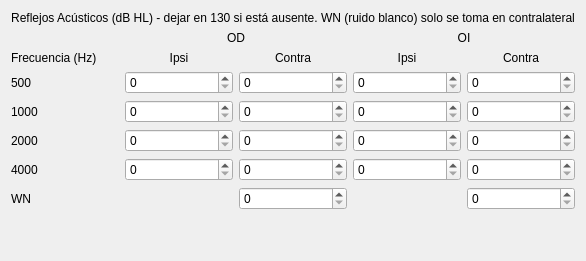
     <widget class="QWidget" name="tab_reflejos">
      <attribute name="title">
       <string>Reflejos Acústicos</string>
      </attribute>
      <layout class="QVBoxLayout" name="verticalLayout_tab3">
       <item>
        <widget class="QLabel" name="label_reflex_title">
         <property name="text">
          <string>Reflejos Acústicos (dB HL) - dejar en 130 si está ausente. WN (ruido blanco) solo se toma en contralateral</string>
         </property>
         <property name="alignment">
          <set>Qt::AlignCenter</set>
         </property>
        </widget>
       </item>
       <item>
        <layout class="QGridLayout" name="gridLayout_reflex">
         <item row="0" column="1" colspan="2">
          <widget class="QLabel" name="label_reflex_od">
           <property name="text">
            <string>OD</string>
           </property>
           <property name="alignment">
            <set>Qt::AlignCenter</set>
           </property>
          </widget>
         </item>
         <item row="0" column="3" colspan="2">
          <widget class="QLabel" name="label_reflex_oi">
           <property name="text">
            <string>OI</string>
           </property>
           <property name="alignment">
            <set>Qt::AlignCenter</set>
           </property>
          </widget>
         </item>
         <item row="1" column="0">
          <widget class="QLabel" name="label_reflex_freq_header">
           <property name="text">
            <string>Frecuencia (Hz)</string>
           </property>
          </widget>
         </item>
         <item row="1" column="1">
          <widget class="QLabel" name="label_reflex_ipsi_od">
           <property name="text">
            <string>Ipsi</string>
           </property>
           <property name="alignment">
            <set>Qt::AlignCenter</set>
           </property>
          </widget>
         </item>
         <item row="1" column="2">
          <widget class="QLabel" name="label_reflex_contra_od">
           <property name="text">
            <string>Contra</string>
           </property>
           <property name="alignment">
            <set>Qt::AlignCenter</set>
           </property>
          </widget>
         </item>
         <item row="1" column="3">
          <widget class="QLabel" name="label_reflex_ipsi_oi">
           <property name="text">
            <string>Ipsi</string>
           </property>
           <property name="alignment">
            <set>Qt::AlignCenter</set>
           </property>
          </widget>
         </item>
         <item row="1" column="4">
          <widget class="QLabel" name="label_reflex_contra_oi">
           <property name="text">
            <string>Contra</string>
           </property>
           <property name="alignment">
            <set>Qt::AlignCenter</set>
           </property>
          </widget>
         </item>
         <item row="2" column="0">
          <widget class="QLabel" name="label_reflex_f500">
           <property name="text">
            <string>500</string>
           </property>
          </widget>
         </item>
         <item row="2" column="1">
          <widget class="QSpinBox" name="spbox_reflex_ipsi_od_0">
           <property name="maximum">
            <number>130</number>
           </property>
           <property name="singleStep">
            <number>5</number>
           </property>
          </widget>
         </item>
         <item row="2" column="2">
          <widget class="QSpinBox" name="spbox_reflex_contra_od_0">
           <property name="maximum">
            <number>130</number>
           </property>
           <property name="singleStep">
            <number>5</number>
           </property>
          </widget>
         </item>
         <item row="2" column="3">
          <widget class="QSpinBox" name="spbox_reflex_ipsi_oi_0">
           <property name="maximum">
            <number>130</number>
           </property>
           <property name="singleStep">
            <number>5</number>
           </property>
          </widget>
         </item>
         <item row="2" column="4">
          <widget class="QSpinBox" name="spbox_reflex_contra_oi_0">
           <property name="maximum">
            <number>130</number>
           </property>
           <property name="singleStep">
            <number>5</number>
           </property>
          </widget>
         </item>
         <item row="3" column="0">
          <widget class="QLabel" name="label_reflex_f1000">
           <property name="text">
            <string>1000</string>
           </property>
          </widget>
         </item>
         <item row="3" column="1">
          <widget class="QSpinBox" name="spbox_reflex_ipsi_od_1">
           <property name="maximum">
            <number>130</number>
           </property>
           <property name="singleStep">
            <number>5</number>
           </property>
          </widget>
         </item>
         <item row="3" column="2">
          <widget class="QSpinBox" name="spbox_reflex_contra_od_1">
           <property name="maximum">
            <number>130</number>
           </property>
           <property name="singleStep">
            <number>5</number>
           </property>
          </widget>
         </item>
         <item row="3" column="3">
          <widget class="QSpinBox" name="spbox_reflex_ipsi_oi_1">
           <property name="maximum">
            <number>130</number>
           </property>
           <property name="singleStep">
            <number>5</number>
           </property>
          </widget>
         </item>
         <item row="3" column="4">
          <widget class="QSpinBox" name="spbox_reflex_contra_oi_1">
           <property name="maximum">
            <number>130</number>
           </property>
           <property name="singleStep">
            <number>5</number>
           </property>
          </widget>
         </item>
         <item row="4" column="0">
          <widget class="QLabel" name="label_reflex_f2000">
           <property name="text">
            <string>2000</string>
           </property>
          </widget>
         </item>
         <item row="4" column="1">
          <widget class="QSpinBox" name="spbox_reflex_ipsi_od_2">
           <property name="maximum">
            <number>130</number>
           </property>
           <property name="singleStep">
            <number>5</number>
           </property>
          </widget>
         </item>
         <item row="4" column="2">
          <widget class="QSpinBox" name="spbox_reflex_contra_od_2">
           <property name="maximum">
            <number>130</number>
           </property>
           <property name="singleStep">
            <number>5</number>
           </property>
          </widget>
         </item>
         <item row="4" column="3">
          <widget class="QSpinBox" name="spbox_reflex_ipsi_oi_2">
           <property name="maximum">
            <number>130</number>
           </property>
           <property name="singleStep">
            <number>5</number>
           </property>
          </widget>
         </item>
         <item row="4" column="4">
          <widget class="QSpinBox" name="spbox_reflex_contra_oi_2">
           <property name="maximum">
            <number>130</number>
           </property>
           <property name="singleStep">
            <number>5</number>
           </property>
          </widget>
         </item>
         <item row="5" column="0">
          <widget class="QLabel" name="label_reflex_f4000">
           <property name="text">
            <string>4000</string>
           </property>
          </widget>
         </item>
         <item row="5" column="1">
          <widget class="QSpinBox" name="spbox_reflex_ipsi_od_3">
           <property name="maximum">
            <number>130</number>
           </property>
           <property name="singleStep">
            <number>5</number>
           </property>
          </widget>
         </item>
         <item row="5" column="2">
          <widget class="QSpinBox" name="spbox_reflex_contra_od_3">
           <property name="maximum">
            <number>130</number>
           </property>
           <property name="singleStep">
            <number>5</number>
           </property>
          </widget>
         </item>
         <item row="5" column="3">
          <widget class="QSpinBox" name="spbox_reflex_ipsi_oi_3">
           <property name="maximum">
            <number>130</number>
           </property>
           <property name="singleStep">
            <number>5</number>
           </property>
          </widget>
         </item>
         <item row="5" column="4">
          <widget class="QSpinBox" name="spbox_reflex_contra_oi_3">
           <property name="maximum">
            <number>130</number>
           </property>
           <property name="singleStep">
            <number>5</number>
           </property>
          </widget>
         </item>
         <item row="6" column="0">
          <widget class="QLabel" name="label_reflex_wn">
           <property name="text">
            <string>WN</string>
           </property>
          </widget>
         </item>
         <item row="6" column="2">
          <widget class="QSpinBox" name="spbox_reflex_contra_od_4">
           <property name="maximum">
            <number>130</number>
           </property>
           <property name="singleStep">
            <number>5</number>
           </property>
          </widget>
         </item>
         <item row="6" column="4">
          <widget class="QSpinBox" name="spbox_reflex_contra_oi_4">
           <property name="maximum">
            <number>130</number>
           </property>
           <property name="singleStep">
            <number>5</number>
           </property>
          </widget>
         </item>
        </layout>
       </item>
       <item>
        <spacer name="verticalSpacer_reflex">
         <property name="orientation">
          <enum>Qt::Vertical</enum>
         </property>
         <property name="sizeHint" stdset="0">
          <size>
           <width>20</width>
           <height>40</height>
          </size>
         </property>
        </spacer>
       </item>
      </layout>
     </widget>
